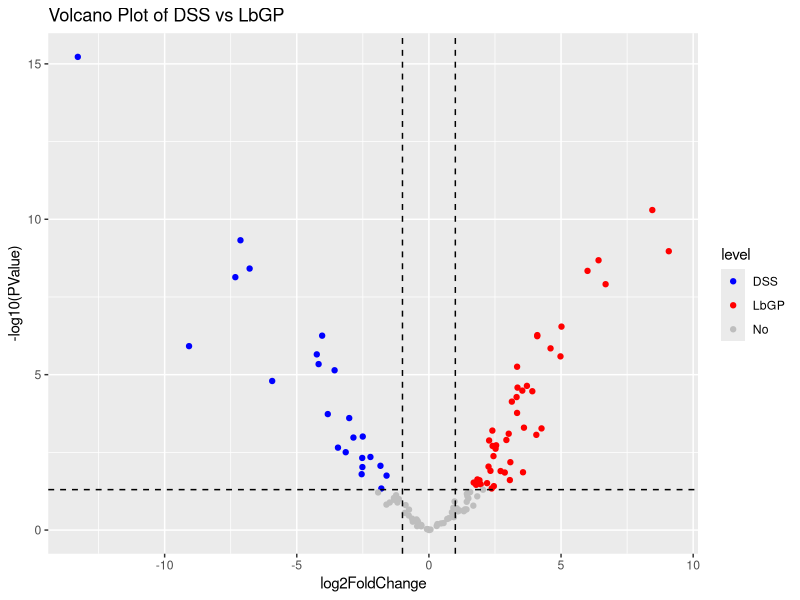

R code for this plot: (Note: this script raises an error after producing the figure.)
library( "edgeR" )
counts <- read.csv("OTU.xls",sep="\t",header=TRUE,row.names = 1)
# compare W2_DSS and W2_LbGP
counts_DSS<- subset(counts[,22:26])
counts_LbGP <- subset(counts[,27:31])
DSSLbGP <- cbind(counts_DSS,counts_LbGP)
# group design
group <- c(rep("DSS",5),rep("LbGP",5))
# set up DGEList
y <- DGEList(counts=DSSLbGP, group=group)
# filtered
# default min.count = 10, min.total.count = 15
keep <- filterByExpr(y)
y <- y[keep, , keep.lib.sizes=FALSE]
# calculate normalize factors
y <- calcNormFactors(y)
y <- estimateDisp(y)
et <- exactTest(y)
# output otus
et <- topTags(et, n=100000)
# change to dataframe
et <- as.data.frame(et)
et <- cbind(rownames(et),et)
# set colnames
colnames(et) <- c("OTU", "log2FoldChange", "log2CPM", "PValue", "FDR")

############ differ OTU filtration
# set threshold: pvalue under 0.05 foldchange over 2
etSig <- et[which(et$PValue < 0.05 & abs(et$log2FoldChange) > 1),]
#set group enrichment
etSig[which(etSig$log2FoldChange > 0), "level"] <- "LbGP"
etSig[which(etSig$log2FoldChange < 0), "level"] <- "DSS"
head(etSig)
tax <- counts[,92:98]
tax$OTU <- rownames(tax)
#plot
library(ggplot2)
et$level=as.factor(ifelse(et$PValue< 0.05 & abs(et$log2FoldChange)>1, 
                          ifelse(et$log2FoldChange> 1,'LbGP','DSS'),'No'))

merge_et <- merge(et,tax,by="OTU",sort=F)
merge_et$text[1:10] <- merge_et$Genus[1:10]
merge_et$text[11:120] <- NA

p <- ggplot(data=merge_et, aes(x=log2FoldChange, y=-log10(PValue), color=level)) +
  geom_point() +
  ggtitle('Volcano Plot of DSS vs LbGP') +
  scale_color_manual(values=c("blue", "red","grey")) +
  geom_vline(xintercept=c(-1,1), lty=2, col="black") +      
  geom_hline(yintercept=-log10(0.05), lty=2, col="black")  
LbGP_count <- sum(etSig$level=='LbGP')
DSS_count <- sum(etSig$level=='DSS')
write.csv(merge_et,file='./volcano/volcano.csv',row.names = F)
p <- p + theme_bw()
p <- p + geom_text(aes(label = text), size = 3,color = "black")
p
ggsave(p,filename = "volcano/volcano_DSS_LbGP.pdf",width = 10,height = 8)
